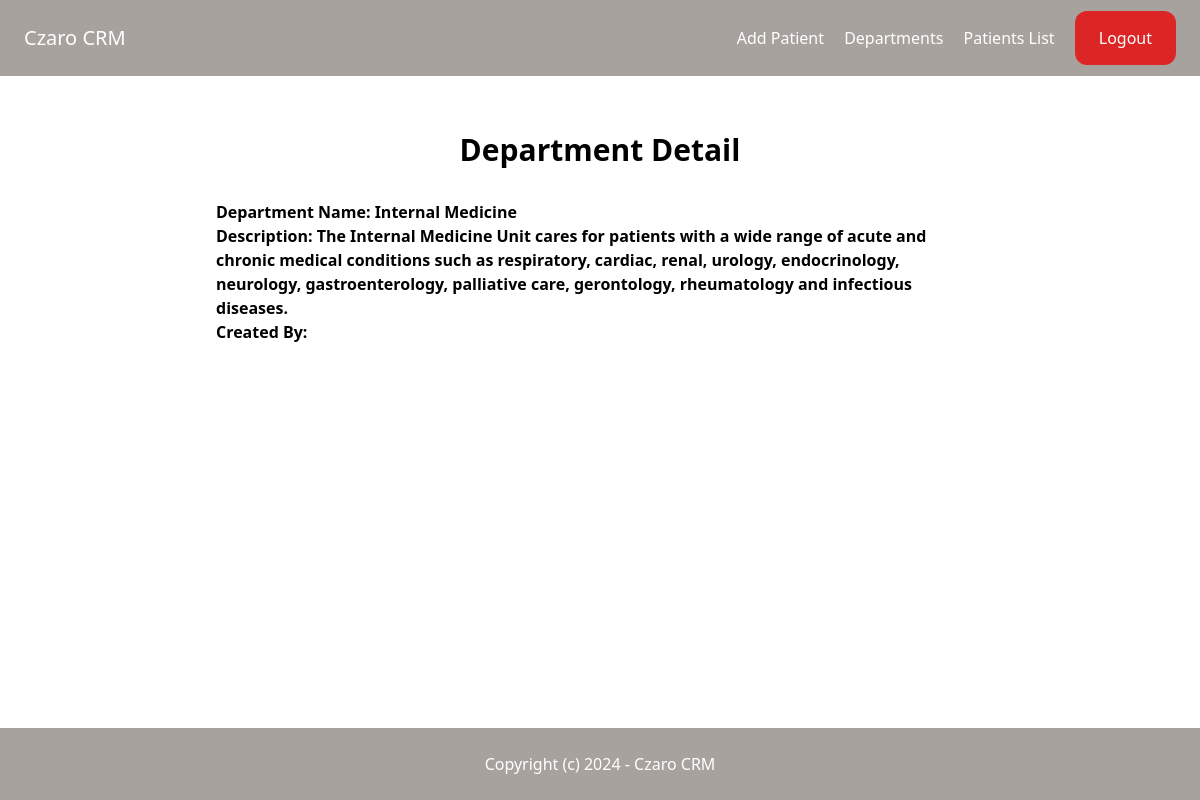
The app's page /department/5fc1a280-3062-4c01-be72-aee44cdca199/ (signed in) with its own data.
### department/models.py (models this page shows, shortened)
class Department(models.Model):
    id = models.UUIDField(primary_key=True, default=uuid.uuid4, editable=False)
    name = models.CharField(max_length=255, unique=True)
    description = models.TextField()
    created_by = models.ForeignKey(User, on_delete=models.CASCADE)
    created_at = models.DateTimeField(auto_now_add=True)

### department/views.py (the view)
# urls.py: path("<uuid:department_id>/", views.department_detail, name="department_detail"),
@login_required(login_url="/login/")
def department_detail(request, department_id):
    department = get_object_or_404(Department, id=department_id)
    context = {
        "title" : "Department Detail",
        "department" : department,
    }
    return render(request, "department_detail.html", context)

### templates/department_detail.html
{% extends "base.html" %}
{% block content %}
  <h1 class="p-8 text-3xl font-bold text-center">{{ title }}</h1>
  <div class="flex justify-center">
    <div class="w-2/3">
      <p class="font-bold">Department Name: {{ department.name }}</p>
      <p class="font-bold">Description: {{ department.description }}</p>
      <p class="font-bold">Created By: {{ department.created_by.get_full_name }}</p>
    </div>
  </div>
{% endblock %}

### records on screen
Department: name "Internal Medicine", description "The Internal Medicine Unit cares for patients with a wide range of acute and chronic medical conditions such as respiratory, cardiac, renal, urology, endocrinology, neurology, gastroenterology, palliative care, gerontology, rheumatology and infectious diseases."

### other values on screen
{{ title }} "Department Detail"
